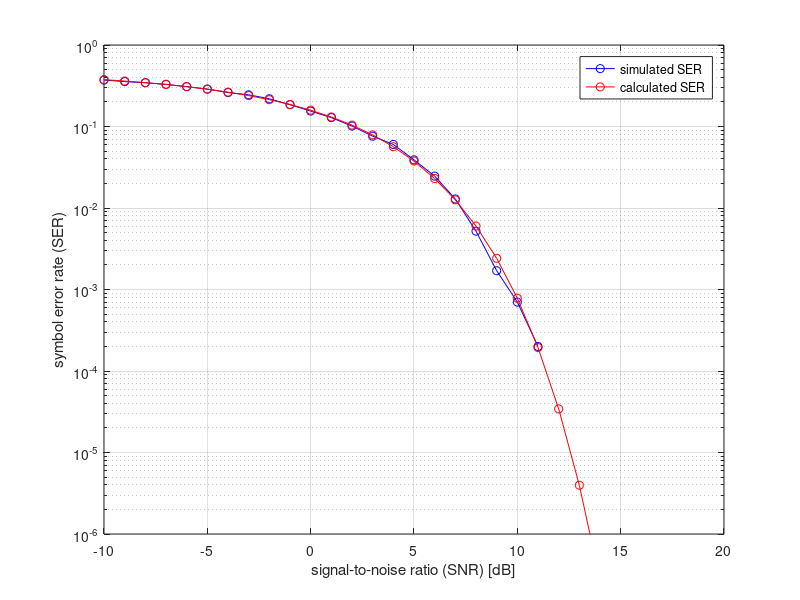

The MATLAB source for this figure:
%% ECE 5680 - Wireless Communication
%% HW1: Ques 4
%% Author: Arjun Jauhari
%% Email/Netid: aj526
%% Date: 09/08/2015
%% Monte-Carlo simulation for estimating SER(Symbol Error rate) for BPSK in AWGN channel

clear all;close all;
SNR_db = -10:20;  % Sweeping over SNR of -10dB to 20dB
SNR = 10.^(SNR_db/10);
sd = sqrt(1./SNR);  % Standard Deviation
%var = sd.^2;        % Variance
%sd = sqrt(10.^(-SNR_db/10));

%% number of monte carlo iteration
T = 10000;

%% STEP 1 OF MONTE CARLO SIMULATION
%% Generating transmit data
%in_bits = randi([0 1], 1, T);
%x(1,length(in_bits)) = 0;
%for k = 1:length(in_bits)
%  if in_bits(1,k) == 0
%    x(1,k) = -1;
%  else
%    x(1,k) = 1;
%  end
%end
x = sign(randn(1,T));

%%STEP 2 OF M-C SIMULATION
% Generating RANDOM NOISE WITH MEAN 0 AND VARIANCE VAR == sd^2
%noise(length(sd),length(in_bits)) = 0;
noise = zeros(1,T);
%x_hat(length(sd),length(in_bits)) = 0;
%I_mc(length(sd),length(in_bits)) = 0;
SER = zeros(1,length(SNR_db));
for k = 1:length(SNR_db)
  %%STEP 2 OF M-C SIMULATION
  % Generating RANDOM NOISE WITH MEAN 0 AND VARIANCE VAR == sd^2
  noise = sd(1,k)*randn(1,T);

  %%STEP 3 OF M-C SIMULATION
  %% RECEIVED SIGNAL ACCORDING TO RELATION y = x + n
  y = x + noise;

  %% STEP 4 OF M-C SIMULATION
  %% Using the detector threshold to do detection and get x_hat
  %decision_bound = 0;
  %  for r = 1:length(y)
  %    if y(k,r) < decision_bound
  %      x_hat(k,r) = -1;
  %    else
  %      x_hat(k,r) = 1;
  %    end
  %  end
  x_hat = sign(y);

  %% STEP 5 OF M-C SIMULATION
  %% Evaluate I and calculate SER
  %for r = 1:length(x_hat)
  %  if x_hat(k,r) == x(1,r)
  %    I_mc(k,r) = 0; %no error
  %  else
  %    I_mc(k,r) = 1; %error occured
  %  end
  %end
  SER(1,k) = mean(x_hat~=x);

  %%CALCULATE SER
  %SER(1,k) = mean(I_mc(k,:));
end

%%PLOTTING
figure(1)
semilogy(SNR_db,SER,'bo-')
grid on
axis([-10 20 1e-6 1])
xlabel('signal-to-noise ratio (SNR) [dB]')
ylabel('symbol error rate (SER)')
legend('simulated SER')

hold on

%%calculation SER from analytical equation
SER_calc = 0.5*erfc(sqrt(SNR./2));
semilogy(SNR_db,SER_calc,'ro-')
legend('simulated SER', 'calculated SER')
